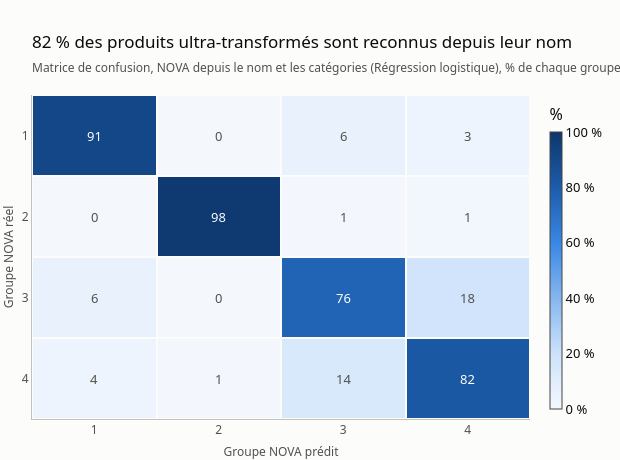

This figure's notebook cell:
### Markdown cell above
## 2. NOVA à partir du nom : où le modèle se trompe-t-il ?

### Code cell
model_a = baseline.best_model(metrics, "nova_name")
pred_a = pd.read_parquet(config.PREDICTIONS_DIR / f"nova_name_{model_a}.parquet")
labels = [str(c) for c in config.NOVA_GROUPS]
shares = confusion_shares(pred_a["y_true"] - 1, pred_a["y_pred"] - 1, labels)
recall4 = shares.loc["4", "4"]

fig = charts.confusion_heatmap(
    shares,
    title=f"{fmt_pct(recall4)} des produits ultra-transformés sont reconnus depuis leur nom",
    subtitle=f"Matrice de confusion, NOVA depuis le nom et les catégories "
    f"({baseline.MODELS[model_a]}), % de chaque groupe réel",
    x_title="Groupe NOVA prédit",
    y_title="Groupe NOVA réel",
)
save_figure(fig, "nova_name_confusion")
findings.append(f"NOVA depuis le nom : {fmt_pct(recall4)} des NOVA 4 correctement reconnus.")
fig.show()

### Figure 1 — Plotly figure (JSON) as saved in the notebook; plotly's stock layout.template omitted (floating-point values rounded to 4 significant figures)
{"data": [{"colorbar": {"thickness": 12, "ticksuffix": " %", "title": {"text": "%"}}, "colorscale": [[0, "#f4f8fd"], [0.2, "#cde2fb"], [0.4, "#86b6ef"], [0.6, "#3987e5"], [0.8, "#1c5cab"], [1, "#0d366b"]], "hovertemplate": "Réel %{y}, prédit %{x} : %{z:.1f} %<extra></extra>", "type": "heatmap", "x": ["1", "2", "3", "4"], "xgap": 2, "y": ["1", "2", "3", "4"], "ygap": 2, "z": [[91.09, 0.0, 5.59, 3.318], [0.183, 98.26, 0.5489, 1.006], [5.782, 0.06384, 76.29, 17.87], [3.522, 0.5569, 13.68, 82.24]], "zmax": 100, "zmin": 0}], "layout": {"annotations": [{"font": {"color": "#ffffff", "size": 13}, "showarrow": false, "text": "91", "x": 0, "y": 0}, {"font": {"color": "#52514e", "size": 13}, "showarrow": false, "text": "0", "x": 1, "y": 0}, {"font": {"color": "#52514e", "size": 13}, "showarrow": false, "text": "6", "x": 2, "y": 0}, {"font": {"color": "#52514e", "size": 13}, "showarrow": false, "text": "3", "x": 3, "y": 0}, {"font": {"color": "#52514e", "size": 13}, "showarrow": false, "text": "0", "x": 0, "y": 1}, {"font": {"color": "#ffffff", "size": 13}, "showarrow": false, "text": "98", "x": 1, "y": 1}, {"font": {"color": "#52514e", "size": 13}, "showarrow": false, "text": "1", "x": 2, "y": 1}, {"font": {"color": "#52514e", "size": 13}, "showarrow": false, "text": "1", "x": 3, "y": 1}, {"font": {"color": "#52514e", "size": 13}, "showarrow": false, "text": "6", "x": 0, "y": 2}, {"font": {"color": "#52514e", "size": 13}, "showarrow": false, "text": "0", "x": 1, "y": 2}, {"font": {"color": "#ffffff", "size": 13}, "showarrow": false, "text": "76", "x": 2, "y": 2}, {"font": {"color": "#52514e", "size": 13}, "showarrow": false, "text": "18", "x": 3, "y": 2}, {"font": {"color": "#52514e", "size": 13}, "showarrow": false, "text": "4", "x": 0, "y": 3}, {"font": {"color": "#52514e", "size": 13}, "showarrow": false, "text": "1", "x": 1, "y": 3}, {"font": {"color": "#52514e", "size": 13}, "showarrow": false, "text": "14", "x": 2, "y": 3}, {"font": {"color": "#ffffff", "size": 13}, "showarrow": false, "text": "82", "x": 3, "y": 3}], "height": 460, "title": {"subtitle": {"text": "Matrice de confusion, NOVA depuis le nom et les catégories (Régression logistique), % de chaque groupe réel"}, "text": "82 % des produits ultra-transformés sont reconnus depuis leur nom"}, "width": 620, "xaxis": {"showgrid": false, "side": "bottom", "title": {"text": "Groupe NOVA prédit"}, "type": "category"}, "yaxis": {"autorange": "reversed", "showgrid": false, "title": {"text": "Groupe NOVA réel"}, "type": "category"}}}
